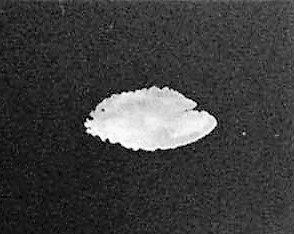
%> input picture MERODerecho.jpg, 294 x 234 px
$ octave --eval "result = clasObject('MERODerecho.jpg');"   (GNU Octave 9; MATLAB toolbox functions it lacks are replaced by stand-ins)
%> lines starting %> are read from the running program, lines starting %| are printed output that depends on the picture; in (x1, y1, x2, y2) boxes, pixels count from 0 and x2, y2 are one past the last pixel; in counts of white or black regions, pixels touching at a corner belong together; the program's own positions count from 1
### segImage.m
function [bin,excentricidad] = segImage(Image)
im = imread(Image);
grayImage = rgb2gray(im);
[y,x] = size(grayImage);
nueva =zeros(y,x);
% Binarizaci髇(Otsu)
uOtsu = graythresh(grayImage);
imBin = im2bw(grayImage,uOtsu);
imBin=uint8(imBin);
% Etiquetar elementos
[etq,~]= bwlabel(imBin,8);
% Elegir el objeto mas grande
prop=regionprops(etq,{'Area'});
[~, indice]=max([prop.Area]);
ind_s = find(etq == indice);
nueva(ind_s)=255;
% Preparar la imagen segmentada
nueva = im2bw(nueva);
nueva= imfill(nueva,'holes');
bin = nueva;
%imshow(nueva)
% Obtenemos las propiedades de la imagen
prop=regionprops(nueva,{'Eccentricity'});
excentricidad = prop.Eccentricity;
end

### divim.m
function [t] = divim(Image)
nueva = Image;
prop=regionprops(nueva,{'Centroid','BoundingBox'});
%obtenemos las esquinas de la caja
x = prop.BoundingBox(1);
y = prop.BoundingBox(2);
x_width = prop.BoundingBox(3);
y_width = prop.BoundingBox(4);
%nueva imagen con la mitad derecha
li = [];
li = nueva(y:y+y_width,prop.Centroid(1):x+x_width);
%obtenemos propiedades de la nueva imagen
leftprop = regionprops(li,{'Area','ConvexImage'});
regArea = leftprop.Area;
%r2 = leftprop.Eccentricity;
[B,L,N] = bwboundaries(li,'noholes');
boundary = B{N};
%figure,plot(boundary(:,2), boundary(:,1),'r');
%hold on
[trix,triy] = minboundtri(boundary(:,2), boundary(:,1));
%plot(trix,triy);
ci = leftprop.ConvexImage;
cip =  regionprops(ci,{'Perimeter'});
ta = polyarea(trix,triy);
t = regArea / ta;
%figure, imshow(li)
end

### clasObject.m
function [str] = clasObject(imageName)
global net;
type = '';
[bin,excentricidad] = segImage(imageName);
%> in segImage, im is the input picture: size 234x294x3 uint8; min 0, max 255, mean 62.1
%> in segImage, `uOtsu = graythresh(grayImage);`: uOtsu = 0.525
%> in segImage, `imBin = im2bw(grayImage,uOtsu);`:
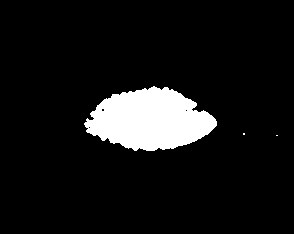
%> imBin: size 234x294 logical; 8.6% white; 3 white regions (2 under 20 px), largest, box (x1, y1, x2, y2) and area: (84, 86, 217, 151) 5903
%> in segImage, `[etq,~]= bwlabel(imBin,8);`:
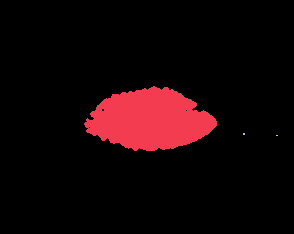
%> etq: size 234x294 double; 4 distinct labels, from 0 to 3; one colour per label, 0 black
%> in segImage, `prop=regionprops(etq,{'Area'});`: prop = 3 regions; Area: 5903, 4, 2
%> in segImage, `[~, indice]=max([prop.Area]);`: indice = 1
%> in segImage, `ind_s = find(etq == indice);`: ind_s = 5903 values from 19780 to 50670
%> in segImage, `nueva(ind_s)=255;`: nueva: size 234x294 double; 8.6% white; 1 white region, box (x1, y1, x2, y2) and area: (84, 86, 217, 151) 5903
%> in segImage, `nueva= imfill(nueva,'holes');`: nueva: size 234x294 logical; 8.6% white; 1 white region
%> in segImage, `prop=regionprops(nueva,{'Eccentricity'});`: prop = 1 region; Eccentricity: 0.872
%> in segImage, `excentricidad = prop.Eccentricity;`: excentricidad = 0.872
%> excentricidad = 0.872
[triangularidad] = divim(bin);
%> in divim, `prop=regionprops(nueva,{'Centroid','BoundingBox'});`: prop = 1 region; box (x1, y1, x2, y2) and Centroid: (84, 86, 217, 151) [150.5 120.6]
%> in divim, `x = prop.BoundingBox(1);`: x = 84.5
%> in divim, `y = prop.BoundingBox(2);`: y = 86.5
%> in divim, `x_width = prop.BoundingBox(3);`: x_width = 133
%> in divim, `y_width = prop.BoundingBox(4);`: y_width = 65
%> in divim, `li = nueva(y:y+y_width,prop.Centroid(1):x+x_width);`:
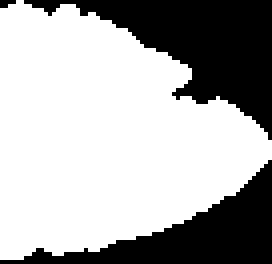
%> li: size 66x68 logical (shown 4 times larger); 67.6% white; 3 black regions (1 under 20 px), largest, box (x1, y1, x2, y2) and area: (6, 0, 68, 35) 858, (0, 40, 68, 66) 591
%> in divim, `leftprop = regionprops(li,{'Area','ConvexImage'});`: leftprop = 1 region; Area: 3033
%> in divim, `regArea = leftprop.Area;`: regArea = 3033
%> in divim, `[B,L,N] = bwboundaries(li,'noholes');`: B = 1 boundary; box (x1, y1, x2, y2) and points: (0, 0, 68, 65) 215; N = 1
%> in divim, `boundary = B{N};`: boundary = 215 rows, first 12: [3 1; 3 2; 2 3; 2 4; 1 5; 1 6; 2 7; 2 8; 3 9; 3 10; 3 11; 4 12]
%> in divim, `[trix,triy] = minboundtri(boundary(:,2), boundary(:,1));`: trix = [1; 85.6; 1; 1]; triy = [-10.6; 40.16; 74; -10.6]
%> in divim, `ci = leftprop.ConvexImage;`:
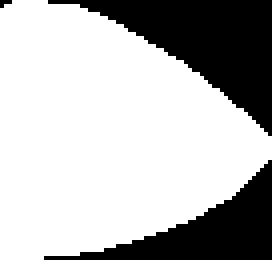
%> ci: size 65x68 logical (shown 4 times larger); 71.7% white; 3 black regions (1 under 20 px), largest, box (x1, y1, x2, y2) and area: (12, 0, 68, 34) 761, (11, 40, 68, 65) 486
%> in divim, `cip =  regionprops(ci,{'Perimeter'});`: cip = 1 region; Perimeter: 216.9
%> in divim, `ta = polyarea(trix,triy);`: ta = 3578.6
%> in divim, `t = regArea / ta;`: t = 0.848
%> triangularidad = 0.848
X = [excentricidad triangularidad];
%> X = [0.872 0.848]
%Clasificar de datos con red entrenada
%> (the run ends here)
